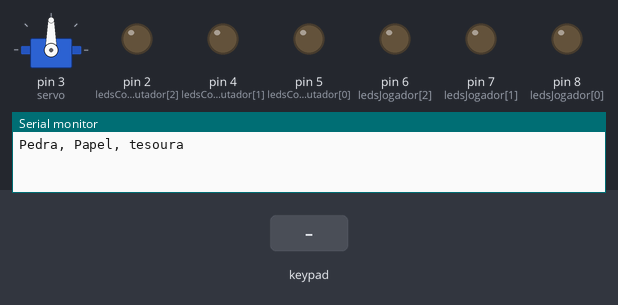
Recording of a sketch running on a simulated Arduino Uno, built with avr-gcc and run on an emulated ATmega328P. Shown: servo, output pins drawn as LEDs (lit = HIGH), the last lines printed to the serial monitor. Dashed ring = blinking. Inputs (shaded band) come from the test bench. Random numbers use the default seed unless the sketch sets one.

Above: at 1.2 s.
1.3 s: keypad keys 1 3 1 2 pressed 0.4 s apart
At 3.4 s:
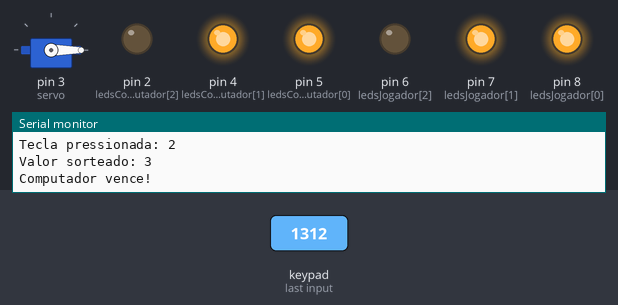
4.4 s: key '2' pressed
At 4.9 s:
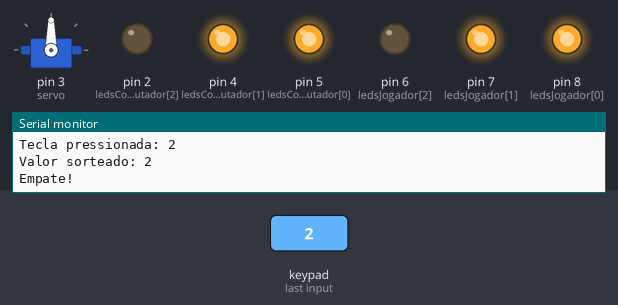
5.9 s: key '4' pressed
At 7.1 s:
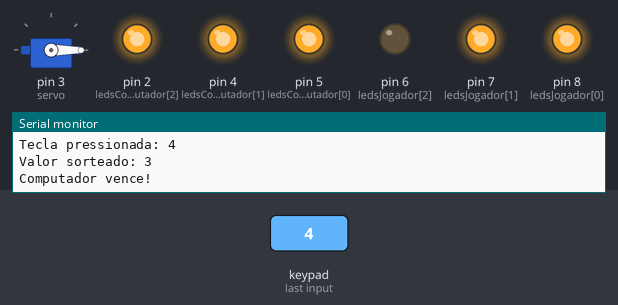
7.4 s: key '1' pressed
At 8.2 s:
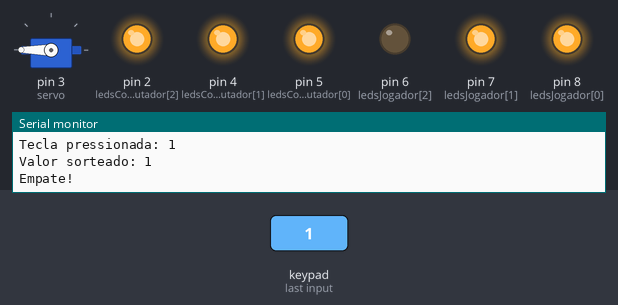
8.9 s: key '5' pressed
At 9.35 s:
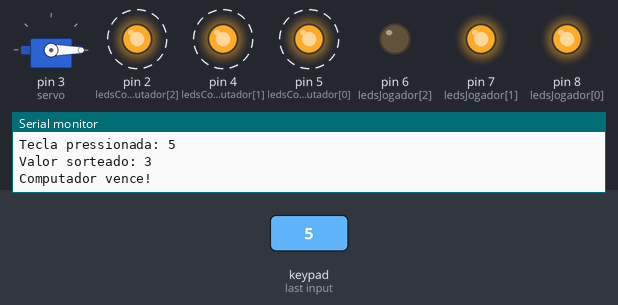
11.9 s: key '6' pressed
Timing chart, 0 to 14.4 s (numbered marks = the images above; inputs shaded):
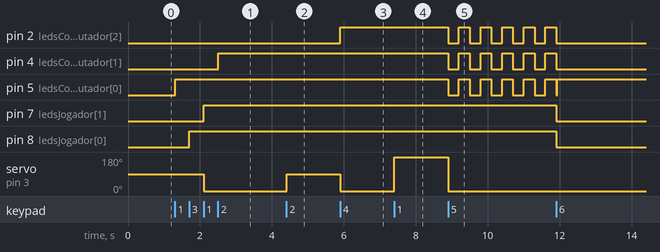

The sketch:

sessao_05_ppt_resolvido.ino
```cpp
#include <Keypad.h>
#include <Servo.h>

// Define o número de linhas e colunas do teclado
#define LINHAS 4
#define COLUNAS 4

int sorteado; //Variável que armazena o valor sorteado
Servo servo;  //Objeto para a manipulação do servo-motor

int ledsComputador[] = {5, 4, 2};
int ledsJogador[] = {8, 7, 6};
int jogador_ganha[] = {3, 1, 2};
int pontosJogador;
int pontosComputador;

// Mapeamento das teclas
char teclas[LINHAS][COLUNAS] = {
  {'1', '2', '3'},
  {'4', '5', '6'},
};

// Pinos conectados às linhas e colunas
byte pinosLinhas[LINHAS] = {13, 12};
byte pinosColunas[COLUNAS] = {11, 10, 9};

// Cria o objeto teclado
Keypad teclado = Keypad(makeKeymap(teclas), pinosLinhas, pinosColunas, LINHAS, COLUNAS);

void setup() {
  Serial.begin(9600);
  sorteado = 0;
  servo.attach(3);
  pontosJogador = 0;
  pontosComputador = 0;
  for(int i = 0; i < 3; i++){
  	pinMode(ledsComputador[i], OUTPUT);
    pinMode(ledsJogador[i], OUTPUT);
  }
  Serial.println("Pedra, Papel, tesoura");
}

void loop() {
  char tecla = teclado.getKey(); // Lê a tecla pressionada

  if (tecla) { // Se alguma tecla for pressionada
    int teclaInt = charParaInt(tecla);
    Serial.print("Tecla pressionada: ");
    Serial.println(tecla);
    sorteado = random(1, 4);
    Serial.print("Valor sorteado: ");
    Serial.println(sorteado);
    switch(sorteado){
      case 1: servo.write(180); break;
      case 2: servo.write(90); break;
      case 3: servo.write(0); break;
      default: Serial.println("Erro!");
    }

    if (teclaInt == sorteado) {
      Serial.println("Empate!\n");
    } else if (jogador_ganha[teclaInt-1] == sorteado) {
      Serial.println("Jogador vence!\n");
      pontosJogador++;
      digitalWrite(ledsJogador[pontosJogador-1], HIGH);
    } else {
      Serial.println("Computador vence!\n");
      pontosComputador++;
      digitalWrite(ledsComputador[pontosComputador-1], HIGH);
    }

    if(pontosJogador > 3 || pontosComputador > 3){
	  piscaLed(pontosJogador, ledsJogador);
      piscaLed(pontosComputador, ledsComputador);
      pontosComputador = 0;
      pontosJogador = 0;
      for(int i = 0; i < 3; i++){
        digitalWrite(ledsJogador[i], LOW);
        digitalWrite(ledsComputador[i], LOW);
      }
    }
  }

  delay(10);
}

int charParaInt(char c){
	return c - '0';
}

void piscaLed(int pts, int v[]){
      if(pts > 3){
        for(int t = 0; t < 5; t++){
          for(int i = 0; i < 3; i++){
            digitalWrite(v[i], LOW);
          }
          delay(300);
          for(int i = 0; i < 3; i++){
            digitalWrite(v[i], HIGH);
          }
          delay(300);
        }
      }
}
```

Measured:
- after the input at 1.3 s, pin 4 (ledsComputador[1]): LOW → HIGH after 1.2 s; pin 5 (ledsComputador[0]): LOW → HIGH at once; pin 7 (ledsJogador[1]): LOW → HIGH after 0.80 s; pin 8 (ledsJogador[0]): LOW → HIGH after 0.41 s; servo on pin 3 (servo): 90° → 0° after 0.80 s
- after the input at 4.4 s, servo on pin 3 (servo): 0° → 90° at once
- after the input at 5.9 s, pin 2 (ledsComputador[2]): LOW → HIGH at once; servo on pin 3 (servo): 90° → 0° at once
- after the input at 7.4 s, servo on pin 3 (servo): 0° → 180° at once
- after the input at 8.9 s, pin 2 (ledsComputador[2]), pin 4 (ledsComputador[1]), pin 5 (ledsComputador[0]): alternates HIGH for 0.30 s and LOW for 0.30 s, starting at once; servo on pin 3 (servo): 180° → 0° at once
